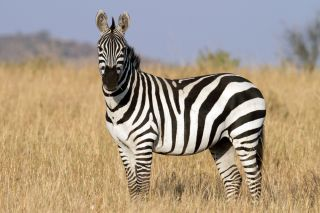
#> input picture zebra.jpg, 320 x 213 px
$ jupyter execute 'image pre-processing part-4.ipynb'
#> lines starting #> are read from the running program, lines starting #| are printed output that depends on the picture; after the words box and inside, x2 and y2 are one past the last pixel; in counts of white or black regions, pixels touching at a corner belong together
[cell 1]
import cv2
import numpy as np
import matplotlib.pyplot as plt

## Color Filtering

[cell 2]
img = cv2.imread('zebra.jpg')
#> img is the input picture: shape (213, 320, 3); mean B, G, R 132.5, 152.2, 167.8
hsv = cv2.cvtColor(img, cv2.COLOR_RGB2HSV)
#> hsv: shape (213, 320, 3); mean H, S, V 82.1, 77.2, 175.6

# Threshold of blue in HSV space
lower_white = np.array([0, 0, 230])
upper_white = np.array([180, 25, 255])


mask = cv2.inRange(hsv, lower_white, upper_white)
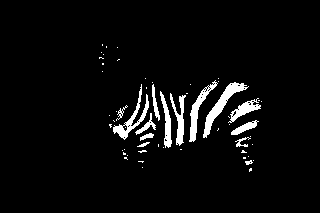
#> mask: shape (213, 320); 4.5% white; 58 white regions (44 under 20 px), largest, box (x1, y1, x2, y2) and area: (203, 82, 249, 138) 561, (113, 84, 149, 140) 428, (189, 80, 218, 142) 414
result = cv2.bitwise_and(img, img,mask = mask)
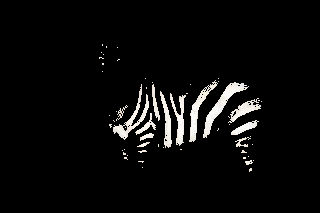
#> result: shape (213, 320, 3); mean B, G, R 10.4, 10.7, 10.9

plt.imshow(result)

#https://www.tydac.ch/color/

## contour creation

[cell 3]
image = cv2.imread('zebra.jpg')
gray = cv2.cvtColor(image, cv2.COLOR_BGR2GRAY)
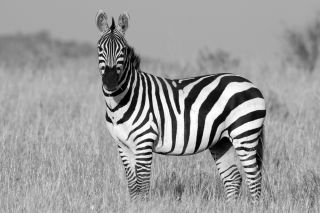
#> gray: shape (213, 320); min 0, max 255, mean 154.7
edge = cv2.Canny(gray, 50, 400)
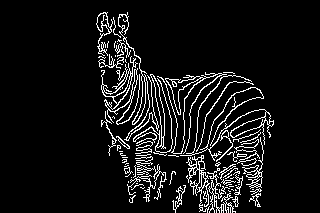
#> edge: shape (213, 320); 8.1% white in thin lines or dots, all inside (x1, y1, x2, y2) = (96, 12, 274, 213)

contours, hierarchy = cv2.findContours(edge, cv2.RETR_EXTERNAL, cv2.CHAIN_APPROX_NONE)
#> contours = 80 contours, 59 with area under 20; largest, box (x1, y1, x2, y2) and area: (101, 56, 140, 125) 490, (180, 75, 274, 161) 451, (157, 72, 227, 154) 378, (133, 74, 173, 153) 299, (186, 155, 210, 213) 252
print("Number of Contours found = " + str(len(contours)))
#| Number of Contours found = 80

contour = cv2.drawContours(image, contours, -1, (0, 255, 0), 1)
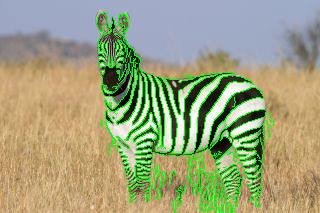
#> contour: shape (213, 320, 3); mean B, G, R 124.2, 161.9, 156.9

plt.figure(figsize=(20,10))
plt.subplot(121),plt.imshow(edge),plt.title('Output1')
plt.subplot(122),plt.imshow(contour),plt.title('Output2')
plt.show()
#> figure, not shown here; B, G, R data is drawn as R, G, B

## drawing of geometrical shapes

[cell 4]
img1 = cv2.imread('zebra.jpg')
img1 = cv2.cvtColor(img1, cv2.COLOR_BGR2RGB)
start_point = (150, 100)
end_point = (250, 200)
color = (16, 180, 25) #any value can be given according to requirement
thickness = 5
image_line = cv2.line(img1, start_point, end_point, color, thickness)
plt.imshow(image_line)

[cell 5]
image = cv2.imread('zebra.jpg')
image = cv2.cvtColor(image, cv2.COLOR_BGR2RGB)
start_point = (30, 25)
end_point = (100, 100)
color = (16, 34, 250) #any value can be given according to requirement
thickness = 5
image_arrow = cv2.arrowedLine(image, start_point, end_point, color, thickness, tipLength = 0.5)
plt.imshow(image_arrow)

[cell 6]
image = cv2.imread('zebra.jpg')
image = cv2.cvtColor(image, cv2.COLOR_BGR2RGB)
center_coordinates = (100,75)
axesLength = (40, 60)
angle = 70
startAngle = 0
endAngle = 360
color = (120, 120, 255)
thickness = 2
#thickness = -2   # negative thickness will create color filled ellipse
image_ellipse = cv2.ellipse(image, center_coordinates, axesLength, angle, startAngle, endAngle, color, thickness)
plt.imshow(image_ellipse)

[cell 7]
image = cv2.imread('zebra.jpg')
image = cv2.cvtColor(image, cv2.COLOR_BGR2RGB)
center_coordinates = (120, 50)
radius = 50
color = (255, 0, 0)
thickness = 2
image_circle = cv2.circle(image, center_coordinates, radius, color, thickness)
plt.imshow(image_circle)

[cell 8]
image = cv2.imread('zebra.jpg')
image = cv2.cvtColor(image, cv2.COLOR_BGR2RGB)
start_point = (75, 10)
end_point = (275, 200)
color = (100, 100, 40)
thickness = 2
image_rect = cv2.rectangle(image, start_point, end_point, color, thickness)
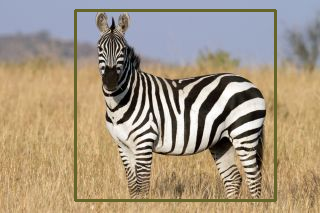
#> image_rect: shape (213, 320, 3); mean R, G, B 165.1, 150.1, 129
plt.imshow(image_rect)
